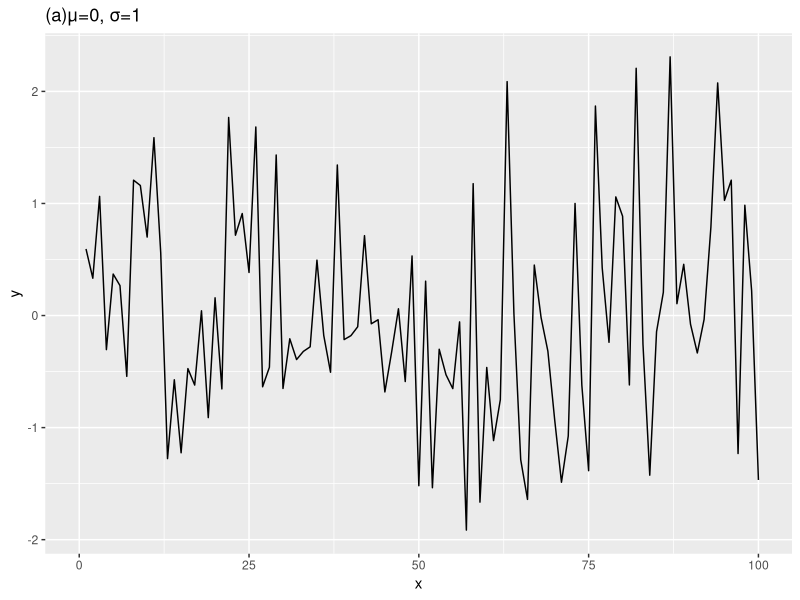
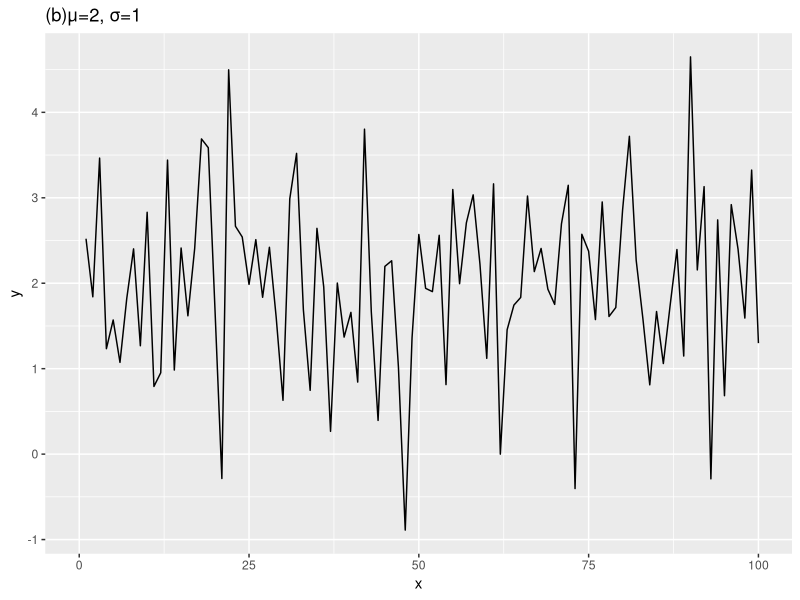
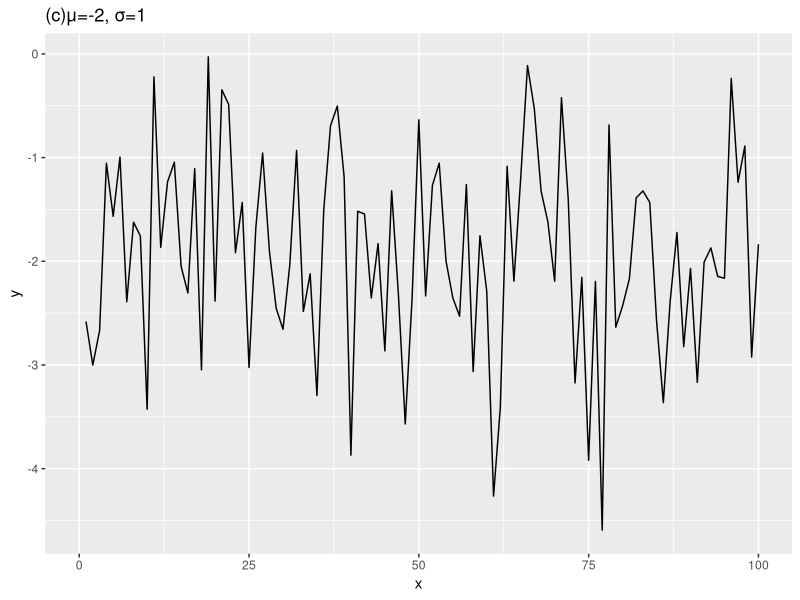
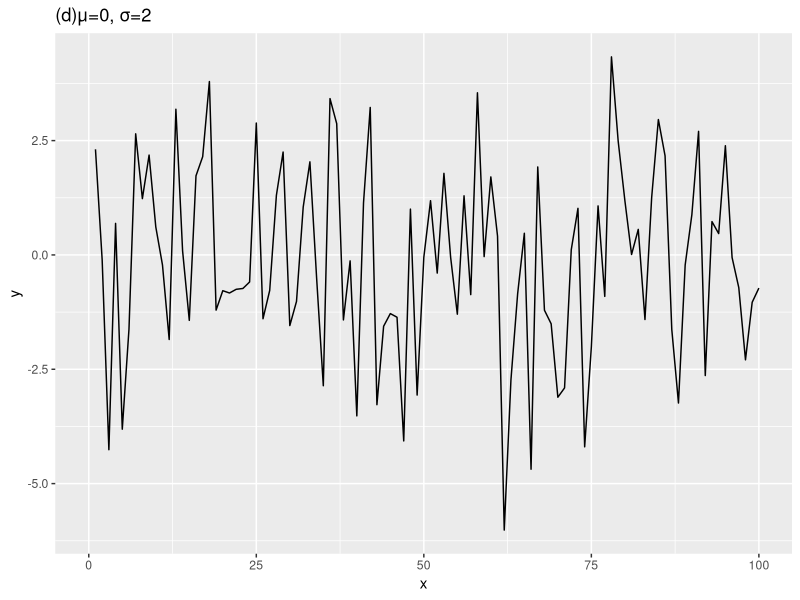
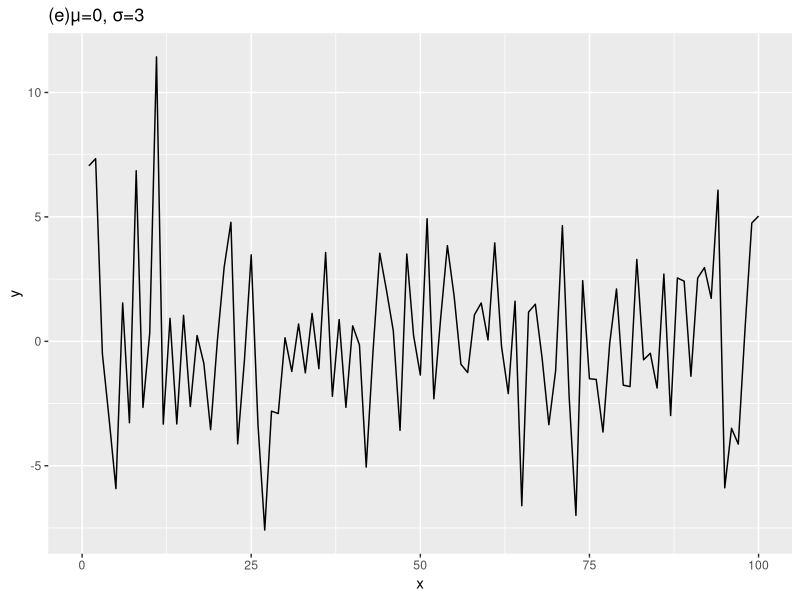
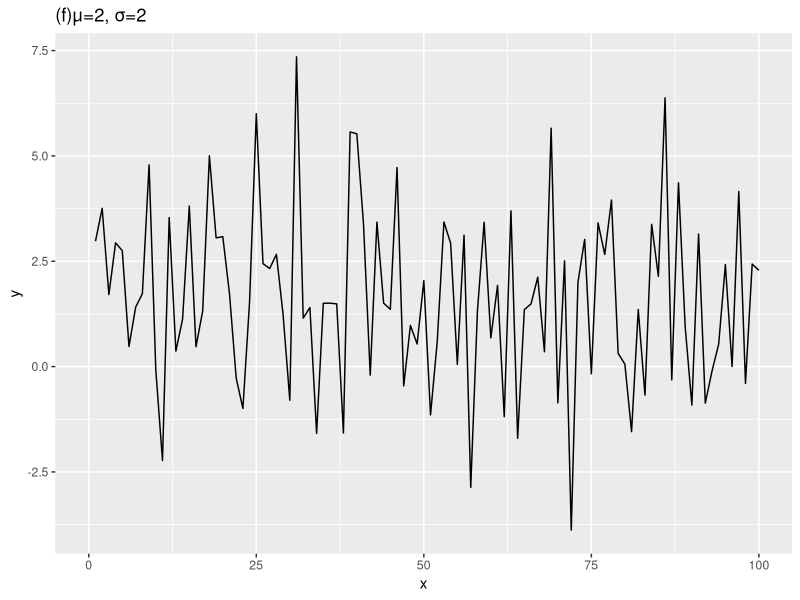
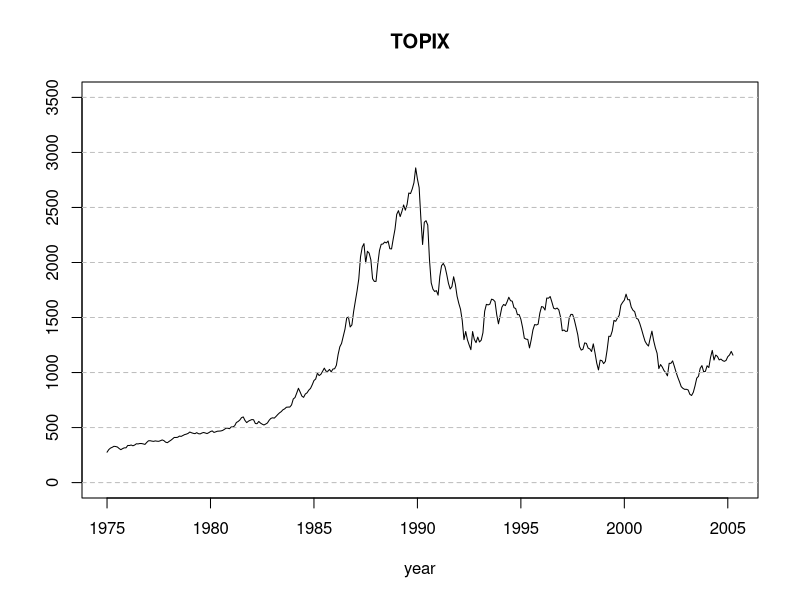
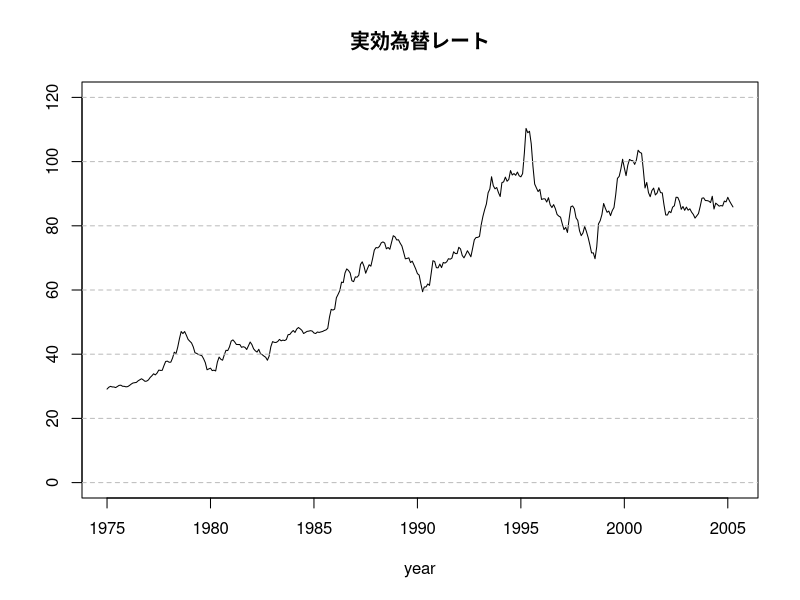

Write the R code that produced these figures, in order.
## ---- chunk 1
# 外部パッケージ
library(tidyverse)

# 対象データ
dataset <- JohnsonJohnson
# datasetの平均と標準偏差
mu <- mean(dataset); sd <- sd(dataset)
# 定数k
k <- runif(1, min = 1, max = length(dataset)) %>% as.integer()
# ホワイトノイズ
set.seed(1)
white.noise <- rnorm(n = length(dataset), mean = 0, sd = sd)
white.noise_ts <- ts(white.noise, start = 1)
# 弱定常過程
y_t <- mu + white.noise_ts
# k次のラグデータ
y_t_k <- stats::lag(x=y_t, k=k)
gamma_k_t <- cov(y_t, y_t_k)
# γ_-k
y_t_minusk <- stats::lag(x=y_t, k=-k)
gamma_minusk <- cov(y_t, y_t_minusk)
# 問題文の式が成り立つか確認
gamma_k_t == gamma_minusk
## ---- chunk 2
tseries::adf.test(y_t)
## ---- chunk 3
# 平均0、標準偏差1
wn1 <- data.frame(x = 1:100, y = rnorm(100, mean = 0, sd = 1))
ggplot(wn1) + geom_line(aes(x=x, y=y)) + ggtitle("(a)μ=0, σ=1") + xlim(0, 100)
# 平均2、標準偏差1
wn2 <- data.frame(x = 1:100, y = rnorm(100, mean = 2, sd = 1))
ggplot(wn2) + geom_line(aes(x=x, y=y)) + ggtitle("(b)μ=2, σ=1") + xlim(0, 100)
# 平均―2、標準偏差1
wn3 <- data.frame(x = 1:100, y = rnorm(100, mean = -2, sd = 1))
ggplot(wn3) + geom_line(aes(x=x, y=y)) + ggtitle("(c)μ=-2, σ=1") + xlim(0, 100)
# 平均0、標準偏差2
wn4 <- data.frame(x = 1:100, y = rnorm(100, mean = 0, sd = 2))
ggplot(wn4) + geom_line(aes(x=x, y=y)) + ggtitle("(d)μ=0, σ=2") + xlim(0, 100)
# 平均0、標準偏差3
wn5 <- data.frame(x = 1:100, y = rnorm(100, mean = 0, sd = 3))
ggplot(wn5) + geom_line(aes(x=x, y=y)) + ggtitle("(e)μ=0, σ=3") + xlim(0, 100)
# 平均2、標準偏差2
wn6 <- data.frame(x = 1:100, y= rnorm(100, mean = 2, sd = 2))
ggplot(wn6) + geom_line(aes(x=x, y=y)) + ggtitle("(f)μ=2, σ=2") + xlim(0, 100)
## ---- chunk 4
economicdata <- read_csv("economicdata.csv")
head(economicdata)
## ---- chunk 5
# TOPIX
topix <- ts(economicdata$topix, start = c(1975,1), frequency = 12)
ts.plot(topix, gpars = list(main="TOPIX", xlab="year", ylab="", ylim=c(0, 3500)))
abline(h=seq(0, 3500, 500), col="gray", lty=2)
# 実効為替レート
exrate <- ts(economicdata$exrate, start = c(1975,1), frequency = 12)
ts.plot(exrate, gpars = list(main="実効為替レート", xlab="year", ylab="", ylim=c(0, 120)))
abline(h=seq(0, 120, 20), col="gray", lty=2)
# 鉱工業生産指数
indprod <- ts(economicdata$indprod, start = c(1975,1), frequency = 12)
ts.plot(indprod, gpars = list(main="鉱工業生産指数", xlab="year", ylab="", ylim=c(0, 120)))
abline(h=seq(0, 120, 20), col="gray", lty=2)
# CPI
cpi <- ts(economicdata$cpi, start = c(1975,1), frequency = 12)
ts.plot(cpi, gpars = list(main="CPI", xlab="year", ylab="", ylim=c(0, 120)))
abline(h=seq(0, 120, 20), col="gray", lty=2)
# 失業率
saunemp <- ts(economicdata$saunemp, start = c(1975,1), frequency = 12)
ts.plot(saunemp, gpars = list(main="失業率", xlab="year", ylab="", ylim=c(0, 6)))
abline(h=seq(0, 6, 1), col="gray", lty=2)
# コールレート
intrate <- ts(economicdata$intrate, start = c(1975,1), frequency = 12)
ts.plot(intrate, gpars = list(main="コールレート", xlab="year", ylab="", ylim=c(0, 14)))
abline(h=seq(0, 14, 2), col="gray", lty=2)
## ---- chunk 6
# 対数差分系列
topix.d <- diff(log(topix), lag = 1, differences = 1)
exrate.d <- diff(log(exrate), lag = 1, differences = 1)
indprod.d <- diff(log(indprod),lag = 1, differences = 1)
# データフレーム化
df.diff <- cbind.data.frame(topix.d, exrate.d, indprod.d)
head(df.diff)
## ---- chunk 7
# topix.d
ts.plot(topix.d*100, gpars = list(main="TOPIXの変化率", 
                                  xlab="year", ylab="", ylim=c(-20, 15)))
abline(h=seq(-20, 15, 5), col="gray", lty=2)
# exrate.d
ts.plot(exrate.d*100, gpars = list(main="実効為替レートの変化率", 
                                   xlab="year", ylab="", ylim=c(-8, 12)))
abline(h=seq(-8, 12, 2), col="gray", lty=2)
# indprod.d
ts.plot(indprod.d*100, gpars = list(main="鉱工業生産指数の変化率",
                                    xlab="year", ylab="", ylim=c(-5, 5)))
abline(h=seq(-5, 5, 1), col="gray", lty=2)
## ---- chunk 8
# 自己相関の検定
acf(diff(economicdata$indprod), type = "correlation", main="日本の経済成長率のコレログラム",
    xlim=c(1, 20), ylim=c(-0.5, 0.5), xlab="ラグ", ylab="自己相関")
## ---- chunk 9
targetData <- diff(log(economicdata$indprod))
lag <- 1:10
# Ljung and Boxの統計量によるかばん検定
box.t <- apply(as.matrix(lag), 1, function(x) {
  tmp = Box.test(targetData, type = "Ljung-Box", lag = x)
  return(c(round(tmp$statistic, digits = 2), round(tmp$p.value, digits = 3)))
})

table.box.t <- data.frame(box.t)
rownames(table.box.t) <- c("Q(m)", "p-value")
colnames(table.box.t) <- lag
table.box.t
## ---- chunk 10
targetData2 <- diff(log(economicdata$cpi))
# 自己相関の検定
acf(targetData2, type = "correlation", main="CPI変化率のコレログラム",
    xlim=c(1, 20), ylim=c(-0.5, 0.5), xlab="ラグ", ylab="自己相関")
# Ljung and Boxの統計量によるかばん検定
box.t2 <- apply(as.matrix(lag), 1, function(x) {
  tmp = Box.test(targetData2, type = "Ljung-Box", lag = x)
  return(c(round(tmp$statistic, digits = 2), round(tmp$p.value, digits = 3)))
})

table.box.t2 <- data.frame(box.t2)
rownames(table.box.t2) <- c("Q(m)", "p-value")
colnames(table.box.t2) <- lag
table.box.t2

